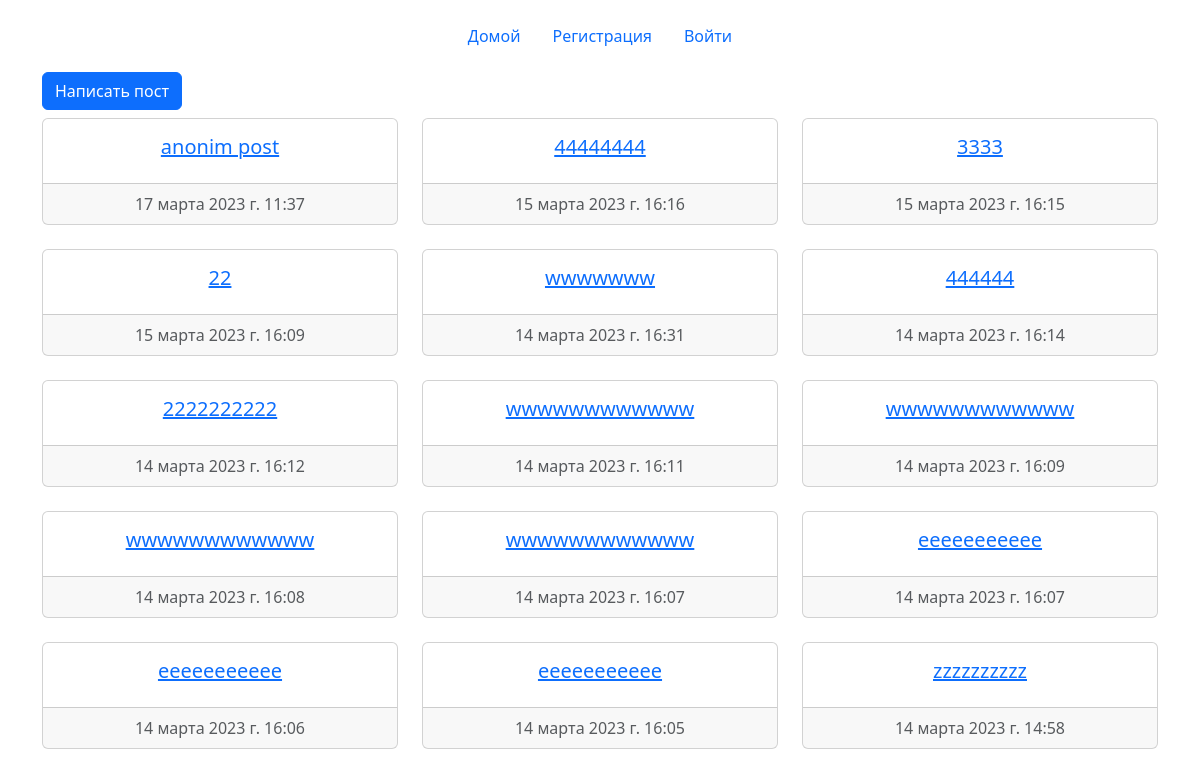
The app's page /, older data.
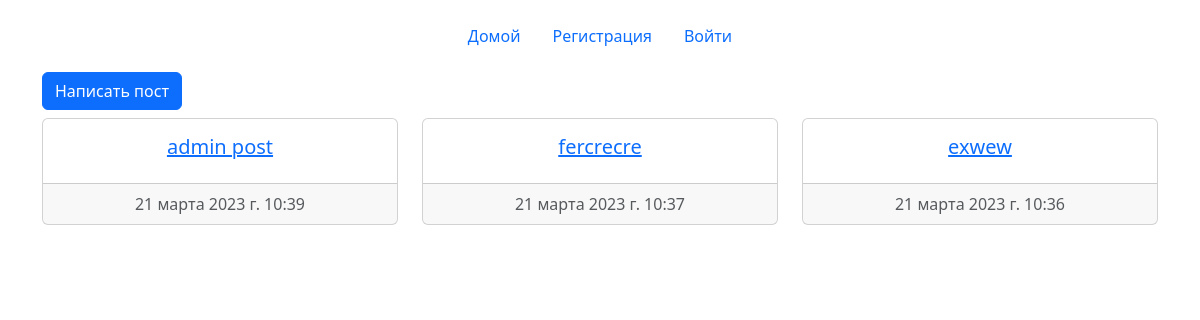
The same page, newer data.
### main/models.py (models this page shows, shortened)
class Post(models.Model):
    title = models.CharField('Заголовок', max_length=100)
    slug = models.SlugField(max_length=100, unique=True, blank=True)
    text = models.TextField('Текст', max_length=10000)
    date = models.DateTimeField('Дата публикации', auto_now_add=True, blank=True)
    author = models.ForeignKey(User, on_delete=models.CASCADE, related_name='posts', blank=True,
                               null=True)
    anonimus = models.BooleanField('Аноним', blank=True, default=True)
    anonimus_name = models.CharField('Аноним', max_length=10, blank=True, default='Аноним')
    image = models.ImageField('Изображение', upload_to='post_image', null=True, blank=True)
    class Meta:
        verbose_name = 'Пост'
        verbose_name_plural = 'Посты'
        ordering = ['-date']
    def get_absolute_url(self):
        return reverse('post', kwargs={'slug': self.slug})

### main/views.py (the view)
# urls.py: path('', PostsListView.as_view(), name='posts_list'),
class PostsListView(ListView):
    model = Post
    template_name = 'posts/posts_list.html'

### templates/posts/posts_list.html (shortened to what this page needs)
{% extends 'base.html' %}
{% block content %}
<a class="btn btn-primary mb-2 " href="{% url 'create_post' %}" role="button">Написать пост</a>
<div class="row">
    {% for post in object_list %}
    <div class="col-4 mb-4">
        <div class="card text-center">
            <div class="card-body">
                <a href="{{post.get_absolute_url}}"><h5 class="card-title">{{post.title}}</h5></a>
            </div>
            <div class="card-footer text-muted">
                {{post.date}}
            </div>
        </div>
    </div>
    {% endfor %}
    {% endblock %}

Row changes from the older to the newer data that the page shows:
removed Post: title "anonim post", date "17 марта 2023 г. 11:37"
removed Post: title "44444444", date "15 марта 2023 г. 16:16"
removed Post: title "3333", date "15 марта 2023 г. 16:15"
removed Post: title "22", date "15 марта 2023 г. 16:09"
removed Post: title "wwwwwww", date "14 марта 2023 г. 16:31"
removed Post: title "444444", date "14 марта 2023 г. 16:14"
removed Post: title "2222222222", date "14 марта 2023 г. 16:12"
removed Post: title "wwwwwwwwwwww", date "14 марта 2023 г. 16:11"
removed Post: title "wwwwwwwwwwww", date "14 марта 2023 г. 16:09"
removed Post: title "wwwwwwwwwwww", date "14 марта 2023 г. 16:08"
removed Post: title "wwwwwwwwwwww", date "14 марта 2023 г. 16:07"
removed Post: title "eeeeeeeeeee", date "14 марта 2023 г. 16:07"
changed Post: title "eeeeeeeeeee" → "admin post"; date "14 марта 2023 г. 16:06" → "21 марта 2023 г. 10:39"
changed Post: title "eeeeeeeeeee" → "fercrecre"; date "14 марта 2023 г. 16:05" → "21 марта 2023 г. 10:37"
changed Post: title "zzzzzzzzzz" → "exwew"; date "14 марта 2023 г. 14:58" → "21 марта 2023 г. 10:36"
